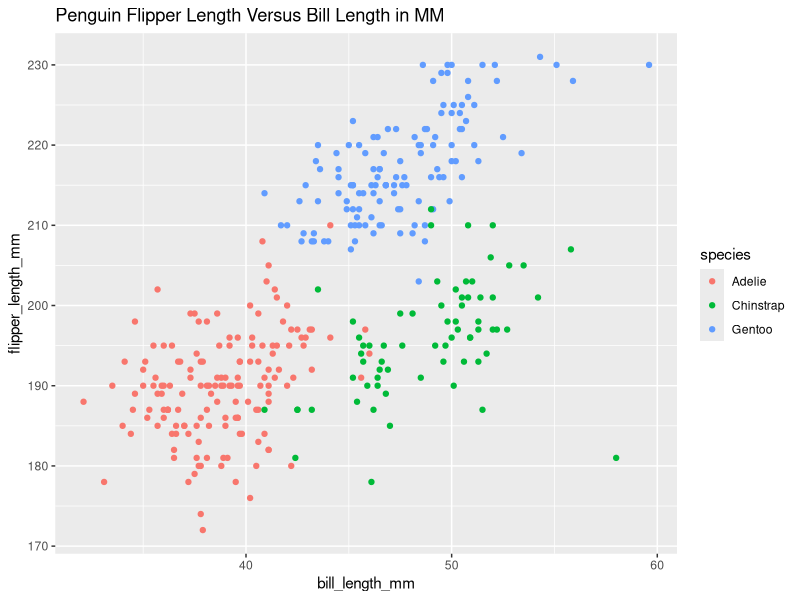
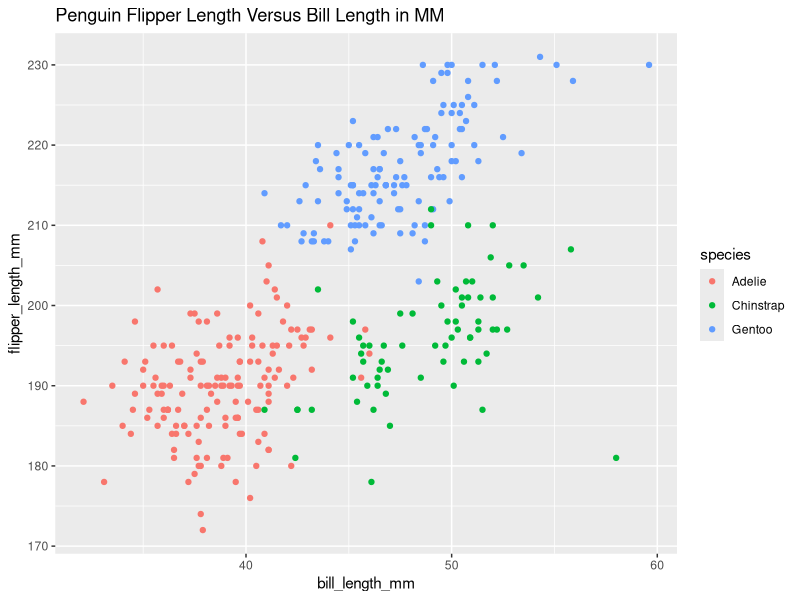

These charts were generated, in order, by the following R code:
## ---- chunk 1
library(tidyverse)
data("penguins", package = "palmerpenguins")
## ---- chunk 2
ggplot(data = penguins, mapping = aes(x = bill_length_mm, y = flipper_length_mm, color = species)) + geom_point() + ggtitle('Penguin Flipper Length Versus Bill Length in MM')

ggsave('penguins_flipper_vs_bill.png')
## ---- chunk 3
example_tbl = tibble(
  rand_samp = rnorm(10, mean = 0, sd = 1)
  , log_samp = rand_samp > 0
  , char_vec = c(rep("I", 3), rep('love', 3), rep('stats!', 4))
  , factor_vec = factor(char_vec)
)
## ---- chunk 4
example_tbl |> pull(rand_samp) |> mean()
## ---- chunk 5
example_tbl |> pull(log_samp) |> mean()
## ---- chunk 6
example_tbl |> pull(char_vec) |> mean()
## ---- chunk 7
example_tbl |> pull(factor_vec) |> mean()
## ---- chunk 8
example_tbl |> pull(factor_vec) |> as.numeric()
